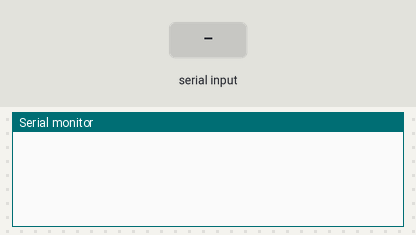
This sketch was run on a simulated Arduino Uno, built with avr-gcc and run on an emulated ATmega328P. On the bench: the last lines printed to the serial monitor. Inputs (shaded band) come from the test bench.

Above: at 1.2 s.
1.3 s: "+;" received over Serial
At 2.5 s:
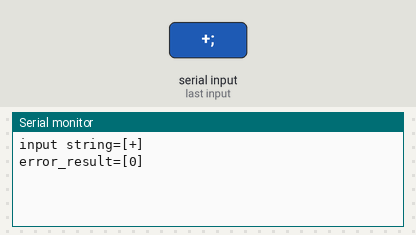
2.8 s: "*;" received over Serial
At 3.6 s:
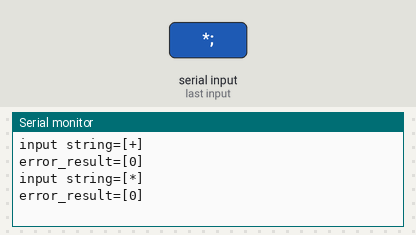
4.3 s: "/;" received over Serial
At 4.7 s:
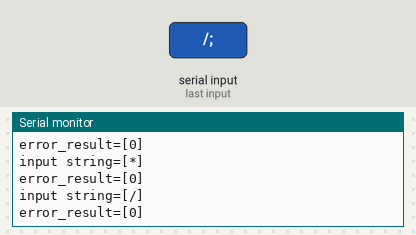

Measured:
- after the input at 1.3 s, the serial monitor: prints a new line at once (image 1)
- after the input at 2.8 s, the serial monitor: prints a new line at once (image 2)
- after the input at 4.3 s, the serial monitor: prints a new line at once (image 3)

The sketch:

expression_3.ino
```cpp
// coding: utf-8

#include "ExpressionClass.h"

void setup() {
  Serial.begin(9600);
}

void loop() {
  if (Serial.available() > 0)
  {
    String line = Serial.readStringUntil(';');
    Serial.println("input string=[" + line + "]");

    double calc_result = 0.00;
    int result =  ExpressionClass().expression(line, &calc_result);
    if (result == true) {
      Serial.println("calc_result=[" + String(calc_result, 2) + "]");
    } else {
      Serial.println("error_result=[" + String(result) + "]");
    }
  }

}
```

ExpressionClass.cpp
```cpp
#include "ExpressionClass.h"


int c;  char *p, o[] = "+-*/^ ";

ExpressionClass::ExpressionClass() {
}

int ExpressionClass::expression(String line, double *v)
{
  const char* s = line.c_str();
  return expression(s, v);
}

int ExpressionClass::expression(const char *s, double *v)
{
  p = (char *)s;
  *v = expr(o);
  return c == 0;
}

int ExpressionClass::get(void) {
  String method = "  get";
  do {
    c = *p++ & 0xff;
  } while (isspace(c));
  debug(method, "retrun c=[" + String(char(c)) + "]");
  return c;
}

double ExpressionClass::expr(const char *s)
{
  String method = " expr";
  debug(method, "const char *s=[" + String({s}) + "]");

  double v;
  if (*s) {
    debug(method, "c=[" + String(char(c)) + "],s=[" + String({s}) + "],s[0]=[" + String({s[0]}) + "],s[1]=[" + String({s[1]}) + "]");
    for (v = expr(s + 2); c == s[0] || c == s[1]; ) {
      if (c == '+') {
        debug(method, "c==+, (s + 2)="+String({s + 2}));
        v += expr(s + 2);
      }
      else if (c == '-') {
        debug(method, "c==-, (s + 2)="+String({s + 2}));
        v -= expr(s + 2);
      }
      else if (c == '*') {
        debug(method, "c==*, (s + 2)="+String({s + 2}));
        v *= expr(s + 2);
      }
      else if (c == '/') {
        debug(method, "c==/, (s + 2)="+String({s + 2}));
        v /= expr(s + 2);
      }
      else {
        debug(method, "c==else, (s)="+String({s}));
        v = pow(v, expr(s));
      }
    }
  }
  else if (get() == '.' || isdigit(c)) {
    debug(method, "p=[" + String({p-1}) + "]");
    v = strtod(p - 1, &p);
    get();
  }
  else {
    debug(method, "else");
    v = c = 1;
  }
  debug(method, "return v=[" + String(v) + "]");
  return v;
}

void ExpressionClass::debug(String method,String message){
    //Serial.println("DEBUG | " + method + ":" + message);
}
```

ExpressionClass.h
```cpp
#ifndef _ExpressionClass_h
#define _ExpressionClass_h

#include "Arduino.h"

class ExpressionClass {
  public:
    ExpressionClass();
    int expression(const char *s, double *v);
    int expression(String line, double *v);
  private:
    int get(void);
    double expr(const char *s);
    void debug(String method,String message);
};

#endif
```
